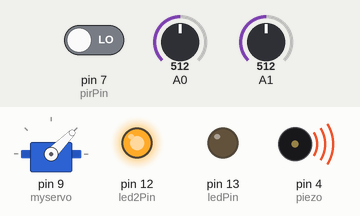
Bench run of a sketch on a simulated Arduino Uno, built with avr-gcc and run on an emulated ATmega328P. On the bench: servo, output pins drawn as LEDs (lit = HIGH), buzzer (waves = sounding, pin HIGH). The test bench sets the inputs (shaded band); at power-on: pin 7 (pirPin) LOW, A0 = 512, A1 = 512.

Above: at 1.8 s.
1.9 s: pin 7 (pirPin) driven HIGH
At 3.1 s:
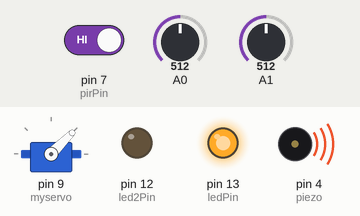
At 7.4 s:
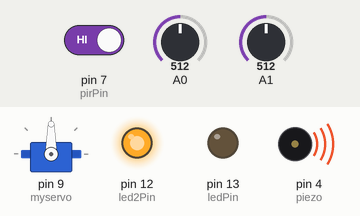
7.6 s: pin 7 (pirPin) driven LOW
At 8.9 s:
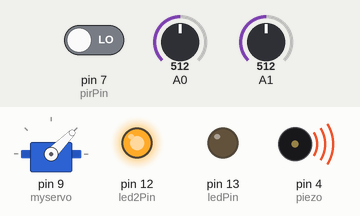
Timing chart, 0 to 10.6 s (numbered marks = the images above; inputs shaded):
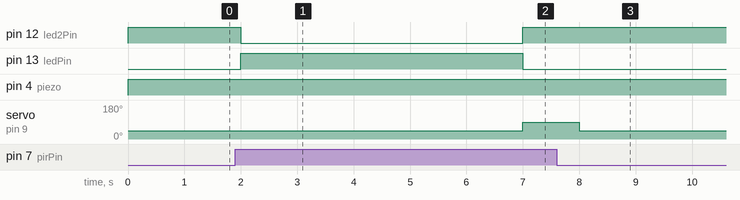

The sketch:

projectsbm.ino
```cpp
#include <Servo.h>

Servo myservo;  // definisi servo untuk dioperasikan
float temp; // definisi temp sebagai variabel float
float vout; //definisi vout sebagai variabel float
float vout1; // definisi vout1 sebagai variabel float
float gasSensor; // definisi gasSensor sebagai variabel integer
int poson = 1;   // posisi on servo
int posoff = 100;  // posisi off servo
int pirPin = 7;    // digital sensor pin di 7
int ledPin = 13; // digital sensor pin di 13
int led2Pin= 12; // digital sensor pin di 12
int piezo = 4; // digital sensor pin di 4

void setup() {
  pinMode(pirPin,INPUT); // setup sensor pin sebagai input
  pinMode(ledPin,OUTPUT);
  pinMode(led2Pin,OUTPUT);
  digitalWrite(pirPin, LOW);
  myservo.attach(9);  // digital pin servo  di pin pwm 9
  //delay(30000); // kalibrasi sensor
  pinMode(A0,INPUT);
  pinMode(A1,INPUT);
  pinMode(piezo,OUTPUT); }

void loop() {
  vout=analogRead(A1);
  vout1=(vout/1023)*5000;
  temp=(vout1-500)/10;
  gasSensor=analogRead(A0);

 if(digitalRead(pirPin)==HIGH) {
    digitalWrite(ledPin,HIGH);
    digitalWrite(led2Pin,LOW);
    myservo.write(45);              // servo berada saat posisi poson
    delay(5000);
    myservo.write(90);              // server berada saat posisi posoff
    digitalWrite(ledPin,LOW);
    digitalWrite(led2Pin,HIGH);
    delay(1000);   //delay
    digitalWrite(led2Pin,LOW); }

  else if (temp>=80 || gasSensor>=100){ //sensor kebakaran di pintu otomatis
     myservo.write(45);
     digitalWrite(piezo,HIGH);
     digitalWrite(ledPin, LOW);
     digitalWrite(led2Pin, HIGH);
     delay(1000);}
  else {
     digitalWrite(piezo,LOW);
     digitalWrite(ledPin, LOW);
     digitalWrite(led2Pin, LOW);}
}
```

Measured:
- after the input at 1.9 s, pin 12 (led2Pin): HIGH → LOW after 0.10 s, → HIGH 5.0 s later; pin 13 (ledPin): LOW → HIGH after 0.10 s, → LOW 5.0 s later; servo on pin 9 (myservo): 45° → 90° after 5.1 s
- after the input at 7.6 s, pin 12 (led2Pin): stays HIGH (without the input it goes to LOW after 0.40 s); pin 13 (ledPin): stays LOW (without the input it goes to HIGH after 0.40 s); servo on pin 9 (myservo): goes on until 8.0 s, then stays 45°
